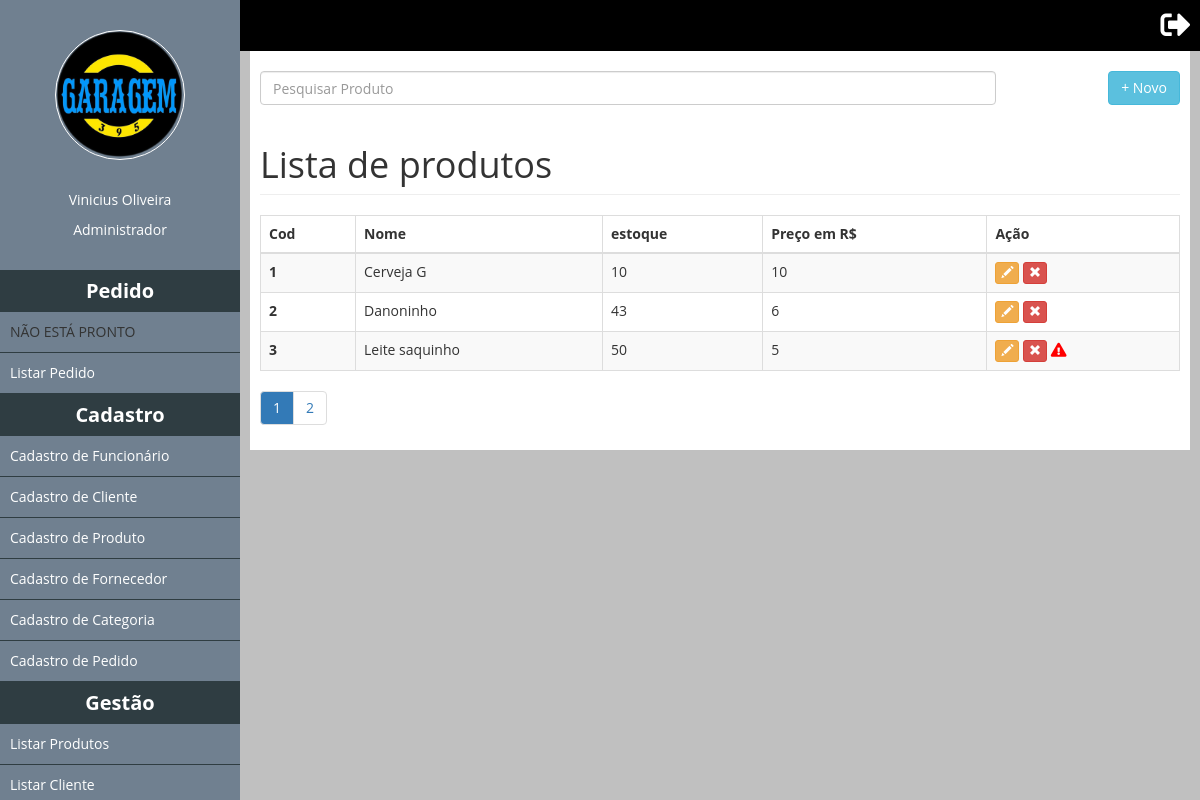
Before: /ListarProdutos (signed in) with the older database file.
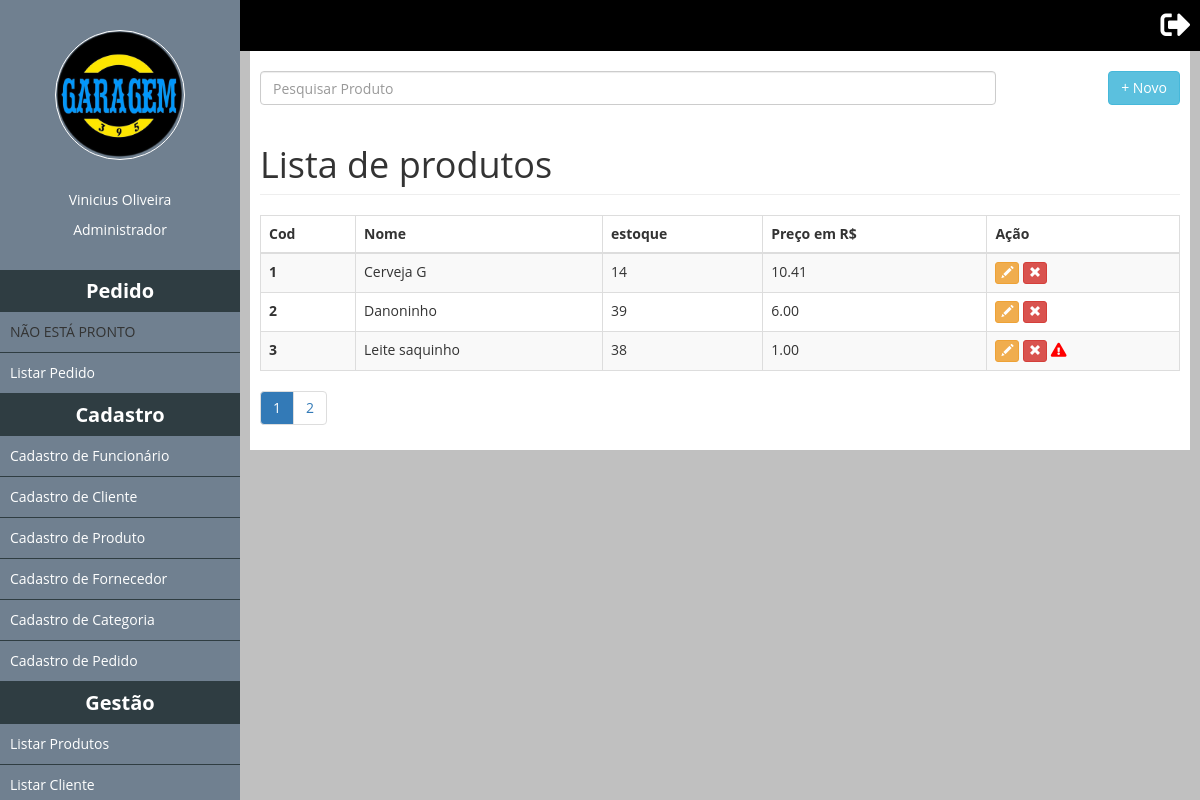
After: the same page with the newer database file.
### tables this page shows
CREATE TABLE `tb_produto` (
  `idproduto` int(11) NOT NULL,
  `nome` varchar(255) NOT NULL,
  `id_categoria` int(1) NOT NULL,
  `estoque` int(11) NOT NULL,
  `preco_unit` decimal(10,2) NOT NULL,
  `id_fornecedor` int(11) NOT NULL,
  `status` bit(1) NOT NULL,
  `alerta_estoque` int(11) DEFAULT NULL
);

### classes/Painel.php (called while the page is built, shortened)
<?php
class Painel
{
	public static function logado(){
		return isset($_SESSION['login']) ? true : false;
	}
}
?>

### classes/Mysql.php (called while the page is built)
<?php
	class Mysql
	{
		private static $pdo;
		public static function conectar(){
			if(self::$pdo == null){
				try{
					self::$pdo = new PDO('mysql:host='.HOST.';dbname='.DATABASE,USER,PASSWORD,array(PDO::MYSQL_ATTR_INIT_COMMAND => 'SET NAMES utf8'));
					self::$pdo->setAttribute(PDO::ATTR_ERRMODE,PDO::ERRMODE_EXCEPTION);
				}catch(Exception $e){
					echo '<h2>Erro ao conectar.</h2>';
				}
			}
			return self::$pdo;
		}
	}
?>

### pages/ListarProdutos.php (the view, shortened to what this page needs)
<input id="pesquisaSlide" class="form-control left" placeholder="Pesquisar Produto" />
<a href="<?php echo INCLUDE_PATH;?>CadastroProduto"><button type="button" class="btn btn-info right">+ Novo</button></a>
<h1 class="page-header">Lista de produtos</h1>
			<div class="table-responsive">
				<table class="table table-striped table-bordered table-hover" id="list-thumbs">
			      	<thead>
				        <tr>
				          	<th>Cod</th>
				          	<th>Nome</th>
				          	<th>estoque</th>
				          	<th>Preço em R$</th>
				          	<th>Ação</th>
				        </tr>
			      	</thead>
			  		<tbody>
			  			<?php
			  				$produtos = MySql::conectar()->prepare("
								SELECT idproduto, nome, estoque, preco_unit,alerta_estoque, status
								FROM tb_produto
								WHERE status != 0
			  				");
			  				$produtos->execute();
			  				$produtos = $produtos->fetchAll();
			  				foreach ($produtos as $key => $value):
			  			?>
			    		<tr>
				          	<th><?php echo $value['idproduto'];?></th>
				          	<td><?php echo $value['nome']?></td>
				          	<td><?php echo $value['estoque'];?></td>
				          	<td><?php echo $value['preco_unit'];?></td>
				          	<td>
				          		<form method="post" style="display: inline-block;">
						            <button class="btn btn-warning btn-xs" title="Alterar" data-toggle="modal" data-target="#myModal" type="submit">
					              		<span class="glyphicon glyphicon-pencil" aria-hidden="true"></span>
						            </button>
						        </form>
						        <form method="post" style="display: inline-block;">
						            <button class="btn btn-danger btn-xs" title="Remover" type="submit" data-toggle="modal" data-target="#myModal" type="submit">
						              	<span class="glyphicon glyphicon-remove" aria-hidden="true"></span>
						            </button>
		          	<?php
				          		if ($value['estoque'] <= $value['alerta_estoque']) {
				          	  echo "<i class='alerta-estoque fas fa-exclamation-triangle' title='produto abaixo do estoque.'></i>";
											}
				          	?>
					            </form>
			      			</td>
			    		</tr>
			    		<?php endforeach;?>
			  		</tbody>
				</table>
			</div>
			<div id="paginacao" class="w100">
				<ul class="pagination"></ul>
			</div>
    	</div>
	</div>
</div>

### index.php (shortened to what this page needs)
<?php
	if(Painel::logado() == false){
		include('login.php');
	}else{
		include('main.php');
	}
?>

### main.php (shortened to what this page needs)
<!DOCTYPE html>
<html>
<head>
	<link rel="stylesheet" href="https://use.fontawesome.com/releases/v5.2.0/css/all.css"/>
	 <link rel="stylesheet" href="https://maxcdn.bootstrapcdn.com/bootstrap/3.3.7/css/bootstrap.min.css">
	<link type="text/css" rel="stylesheet" href="css/teste.css" />
	<link type="text/css" rel="stylesheet" href="css/style.css" />
</head>
<body>
	<?php $url = isset($_GET['url']) ? $_GET['url'] : 'ListaClientes';?>
	<div class="menu scrollbar" id="style-2">
		<div class="foto-perfil"></div>
		<div class="informacoes-perfil">
			<p id="nome"><?php echo $_SESSION['name'];?></p>
			<p id="cargo"><?php echo $_SESSION['cargo'];?></p>
		</div>
		<div class="list-menu">
			<?php
				if($_SESSION['cargo'] == 'Administrador') include('menu/administrador.php');
				else include('menu/funcionario.php');
			?>
		</div>
	</div>
	<div class="content">
		<div class="w100 top-bar black">
			<div class="configuracao right"><a href="<?php echo INCLUDE_PATH;?>?logout"><i class="fas fa-sign-out-alt"></i></a></div>
		</div>
		<div class="estatistica">
			<div class="box w100">
		        <?php
		           if(file_exists('pages/'.$url.'.php')){
		            	include('pages/'.$url.'.php');
		            }else include('pages/ListaCliente.php');
		        ?>
</body>
</html>

### menu/administrador.php (shortened to what this page needs)
<div class="item">
<h2>Pedido</h2>
<ul>
	<li>NÃO ESTÁ PRONTO</li>
	<li><a realtime="ListaPedidos" href="<?php echo INCLUDE_PATH;?>ListaPedidos">Listar Pedido</a></li>
</ul>
</div>
<div class="item">
<h2>Cadastro</h2>
<ul>
	<li><a realtime="CadastroFuncionario" href="<?php echo INCLUDE_PATH;?>CadastroFuncionario">Cadastro de Funcionário</a></li>
	<li><a realtime="CadastroCliente" href="<?php echo INCLUDE_PATH;?>CadastroCliente">Cadastro de Cliente</a></li>
	<li><a realtime="CadastroProduto" href="<?php echo INCLUDE_PATH;?>CadastroProduto">Cadastro de Produto</a></li>
	<li><a realtime="CadastroFornecedor" href="<?php echo INCLUDE_PATH;?>CadastroFornecedor">Cadastro de Fornecedor</a></li>
	<li><a realtime="CadastroCategoria" href="<?php echo INCLUDE_PATH;?>CadastroCategoria">Cadastro de Categoria</a></li>
	<li><a realtime="CadastroPedido" href="<?php echo INCLUDE_PATH;?>CadastroPedido">Cadastro de Pedido</a></li>
</ul>
</div>
<div class="item">
<h2>Gestão</h2>
<ul>
	<li><a realtime="ListarProdutos" href="<?php echo INCLUDE_PATH;?>ListarProdutos">Listar Produtos</a></li>
	<li><a realtime="ListaClientes" href="<?php echo INCLUDE_PATH;?>ListaClientes">Listar Cliente</a></li>
</ul>
</div>

### css/teste.css (style rules this page uses)
* { margin: 0; padding: 0; }
html, body { height: 100%; }
body { overflow-x: hidden; }
.w100 { width: 100%; }
.left { float: left; }
.right { float: right; }
.top-bar { box-sizing: border-box;padding: 10px; }
.notificacao i, .configuracao i { color: #fff; font-size: 30px; cursor: pointer;margin-left: 20px; }
.foto-perfil { background-image: url('../images/logo.png');background-position: center;background-repeat: no-repeat; background-size: 100%; }
.foto-perfil { box-sizing: border-box;width:130px;height:130px;border-radius: 50%;border: 1px solid #fff;margin:30px auto; }
.informacoes-perfil { margin-bottom:30px; }
.informacoes-perfil p { color:#fff; text-align: center; }
.menu { position: fixed; top: 0; left: 0; width: 20%; height: 100%; background-color: #708090; z-index: 5; overflow-y: auto; margin-bottom: 25px; }
.content { position: absolute; left: 20%; width: 80%; height: 100%; background-color: #C0C0C0; z-index: 2; }
.estatistica { box-sizing: border-box; margin:0px 10px; background-color: #fff; padding:10px; }
.black { background-color: black; }
.box { margin:10px auto; }
#paginacao ul { margin: 0; }
.item h2 { box-sizing: border-box; padding: 10px; text-align: center; font-weight: bold; font-size: 20px; color: #fff; background-color: #2f3d42; margin:0; }
.item ul { list-style: none;margin: 0; }
.item ul li { border-bottom:1px solid #2f3d42; padding: 10px; }
a { color: #fff; text-decoration: none; }
#pesquisaSlide { width: 80% !important; }

### css/style.css (style rules this page uses)
* { margin: 0; padding: 0; box-sizing: border-box; font-family: "Open Sans"; }
html, body { height: 100%; background-color: #DCDCDC; }
body { overflow-x: hidden; }
.alerta-estoque { color: red; }

Changed rows visible on the page:
changed tb_produto "Cerveja G": estoque "10" → "14"; preco_unit "10" → "10.41"
changed tb_produto "Danoninho": estoque "43" → "39"; preco_unit "6" → "6.00"
changed tb_produto "Leite saquinho": estoque "50" → "38"; preco_unit "5" → "1.00"
